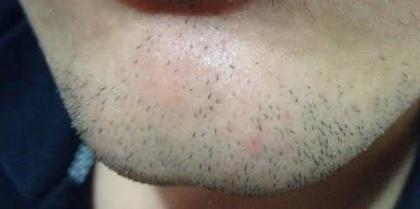
%> input picture Functions_and_examples/img_deneme.jpeg, 420 x 209 px, shrunk from 1024 x 509 before the run
$ octave --eval "result = get_roots(imread('img_deneme.jpeg'));"   (GNU Octave 9; MATLAB toolbox functions it lacks are replaced by stand-ins)
%> lines starting %> are read from the running program, lines starting %| are printed output that depends on the picture; in (x1, y1, x2, y2) boxes, pixels count from 0 and x2, y2 are one past the last pixel; in counts of white or black regions, pixels touching at a corner belong together; the program's own positions count from 1
### Functions_and_examples/median_img.m
function img_median = median_img(img, ksize)
    [height , width, depth] = size(img);
    if depth ~=1
        img = im2gray(img);
    end

    if ksize == 0
        ksize = 3;
    end

    step = ksize - ((ksize+1)/2);
    img_temp = zeros(height + step*2, width + step*2);
    img_temp(step+1:(height+step), step+1:(width+step)) = img;
    img_temp = uint8(img_temp);

    for i=1:height
        for j=1:width
            img(i, j) = median(double(img_temp(i:ksize+i-1, j:ksize+j-1)), 'all');
        end
    end

    img_median = uint8(img);
end

### Functions_and_examples/find_th.m
function threshold = find_th(img_g)

    img_d = im2double(img_g);
    % first we take average of min and max
    T = 0.5*(min(img_d(:)) + max(img_d(:)));

    % delta_T to determine at which gray scale value we stop to search
    delta_T = 0.01;
    done = false;

    while ~done
        % fidning image indexes above T and below T
        g = img_d >= T;

        % using that indexes calculating new th
        T_next = 0.5*(mean(img_d(g)) + mean(img_d(~g)));
        done = abs(T - T_next) < delta_T;
        T = T_next;
    end

    threshold = T_next;
end

### Functions_and_examples/get_roots.m
% root_array -> array of root locations (first coloumn is row index)
% note: if you do not want to see images which are result of this function
% you can command figure parts
function root_array = get_roots(img)
    %Note: Input of this function should be trimmed hairs because it works
    %nicely with it otherwise when used with long hairs, it finds hairs but can
    %not find their locations

    img_g = im2gray(img); % rgb to gray scale conversion


    % structring element to find hair edges
    SE = [0 0 0 0 1 0 0 0 0; 0 0 0 0 1 0 0 0 0; 0 0 0 0 1 0 0 0 0; 0 0 0 0 1 0 0 0 0; 1 1 1 1 1 1 1 1 1;...
        0 0 0 0 1 0 0 0 0; 0 0 0 0 1 0 0 0 0; 0 0 0 0 1 0 0 0 0; 0 0 0 0 1 0 0 0 0];

    % median filter used to reduce noise in the image but it increases
    % computational time, if you want to fast result you can comment this
    % line. (Output will be mmore noisy)
    img_g = median_img(img_g, 3);

    % black hat (bottom hat) operation: it is used to find black foreground element on
    % the white background
    % function = first img_g closed by SE then result substracted from
    % img_g
    SE_img = imbothat(img_g, SE);

    figure(1);
    imshow(SE_img);
    title("edge of img");

    % gaussian filter to reduce effect of non hair edges
    img_blur = imgaussfilt(SE_img);

    % binarizing the image
    T = find_th(img_blur);
    mask = (img_blur > floor(T*255));

    figure(2);
    imshow(mask);
    title("mask");

    % connected component function to eliminate non-hair masks which are
    % small compared to other
    CC = bwconncomp(mask);
    numPixels = cellfun(@numel,CC.PixelIdxList);
    id_x = find(numPixels < (min(numPixels)+3));

    % getting rid of non hair masks
    for i=1:length(id_x)
        mask(CC.PixelIdxList{id_x(i)}) = 0;
    end
    figure(3);
    imshow(mask);
    title("mask denoised");


    % connected component function to find hair location after denoising
    % the image
    CC = bwconncomp(mask);
    hair_num = CC.NumObjects;

    % array which includes hair root locations
    root_array = zeros(hair_num,2);
    numPixels = cellfun(@numel,CC.PixelIdxList);

    % this part to take all the pixel locations connected to one component
    % and average them to use root locations
    for i=1:length(numPixels)
        index_arr = CC.PixelIdxList{i};
        [r,c] = ind2sub(size(mask), index_arr);
        r = floor(mean(r));
        c = floor(mean(c));
        root_array(i, 1) = r;
        root_array(i, 2) = c;

        % painting root locations to red
        img(r,c,1) = 255;
        img(r,c,2) = 0;
        img(r,c,3) = 0;
    end

    % this part to show found hairs
    maskedRgbImage = bsxfun(@times, img, cast(imcomplement(mask), 'like', img));
    figure(4);
    imshow(maskedRgbImage);
    title("masked img");

    % this part to show hair root, it will be one red pixel on the hair
    % (if you can not see you should get closer to image)
    figure(5);
    imshow(img);
    title("hair root found");
end
%> in get_roots, `img_g = im2gray(img);`:
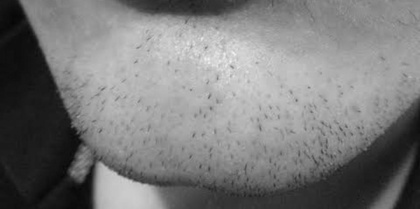
%> img_g: size 209x420 uint8; min 6, max 241, mean 122
%> in find_th, `img_d = im2double(img_g);`:
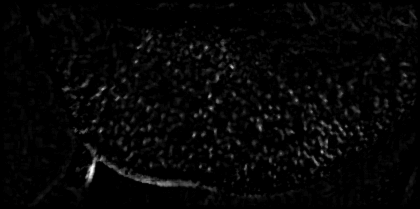
%> img_d: size 209x420 double; min 0, max 0.239, mean 0.00589; drawn with min black and max white
%> in find_th, `T = 0.5*(min(img_d(:)) + max(img_d(:)));`: T = 0.12
%> the loop in find_th, `while ~done` made 4 passes
%> (T_next, done, T) on passes 1 to 4: (0.0839, false, 0.0839), (0.0595, false, 0.0595), (0.0463, false, 0.0463), (0.0375, true, 0.0375)
%> pass 1, in find_th, `g = img_d >= T;`:
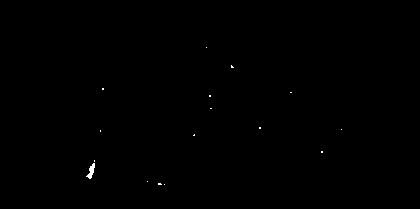
%> g: size 209x420 logical; 0.13% white; 16 white regions (15 under 20 px), largest, box (x1, y1, x2, y2) and area: (86, 163, 95, 179) 67
%> pass 3, in find_th, `g = img_d >= T;`:
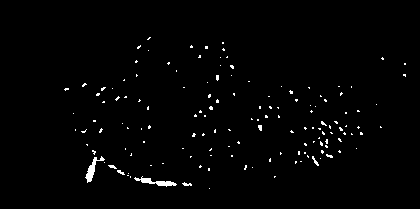
%> g: size 209x420 logical; 1.3% white in thin lines or dots, all inside (x1, y1, x2, y2) = (64, 37, 406, 189)
%> in find_th, `threshold = T_next;`: threshold = 0.0375
%> in get_roots, `mask = (img_blur > floor(T*255));`:
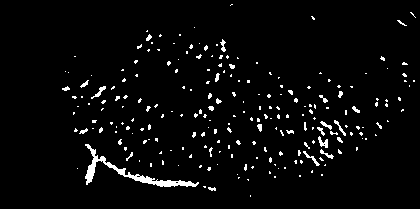
%> mask: size 209x420 logical; 3.5% white in thin lines or dots, all inside (x1, y1, x2, y2) = (62, 4, 416, 197)
%> in get_roots, `CC = bwconncomp(mask);`: CC = 226 connected components
%> in get_roots, `numPixels = cellfun(@numel,CC.PixelIdxList);`: numPixels = 226 values, max 745 at index 13, min 1 at index 2, mean 13.56
%> in get_roots, `id_x = find(numPixels < (min(numPixels)+3));`: id_x = 47 values from 2 to 224
%> the loop in get_roots, `for i=1:length(id_x)` made 47 passes
%> after the loop in get_roots, `for i=1:length(id_x)`:
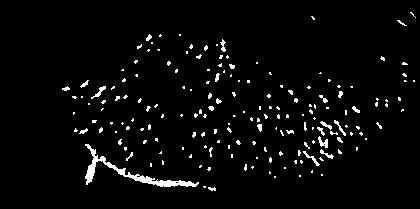
%> mask: size 209x420 logical; 3.4% white in thin lines or dots, all inside (x1, y1, x2, y2) = (62, 12, 416, 191)
%> in get_roots, `CC = bwconncomp(mask);`: CC = 179 connected components
%> in get_roots, `hair_num = CC.NumObjects;`: hair_num = 179
%> in get_roots, `numPixels = cellfun(@numel,CC.PixelIdxList);`: numPixels = 179 values, max 745 at index 8, min 4 at index 7, mean 16.6
%> the loop in get_roots, `for i=1:length(numPixels)` made 179 passes
%> (r, c) on passes 1, 2, 4: (89, 66), (97, 74), (130, 76)
%> after the loop in get_roots, `for i=1:length(numPixels)`: root_array = 179 rows, first 12: [89 66; 97 74; 113 74; 130 76; 131 84; 84 85; 97 82; 174 131; 104 89; 92 100; 121 94; 130 101]
%> in get_roots, `maskedRgbImage = bsxfun(@times, img, cast(imcomplement(mask), 'like', ..`:
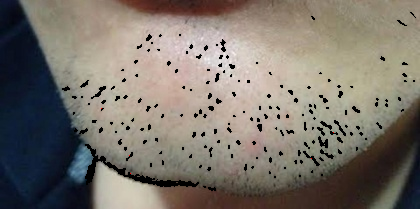
%> maskedRgbImage: size 209x420x3 uint8; mean R, G, B 123.7, 116.9, 108.3
%> `result = get_roots(imread('img_deneme.jpeg'));`: result has the same summary as root_array in get_roots
